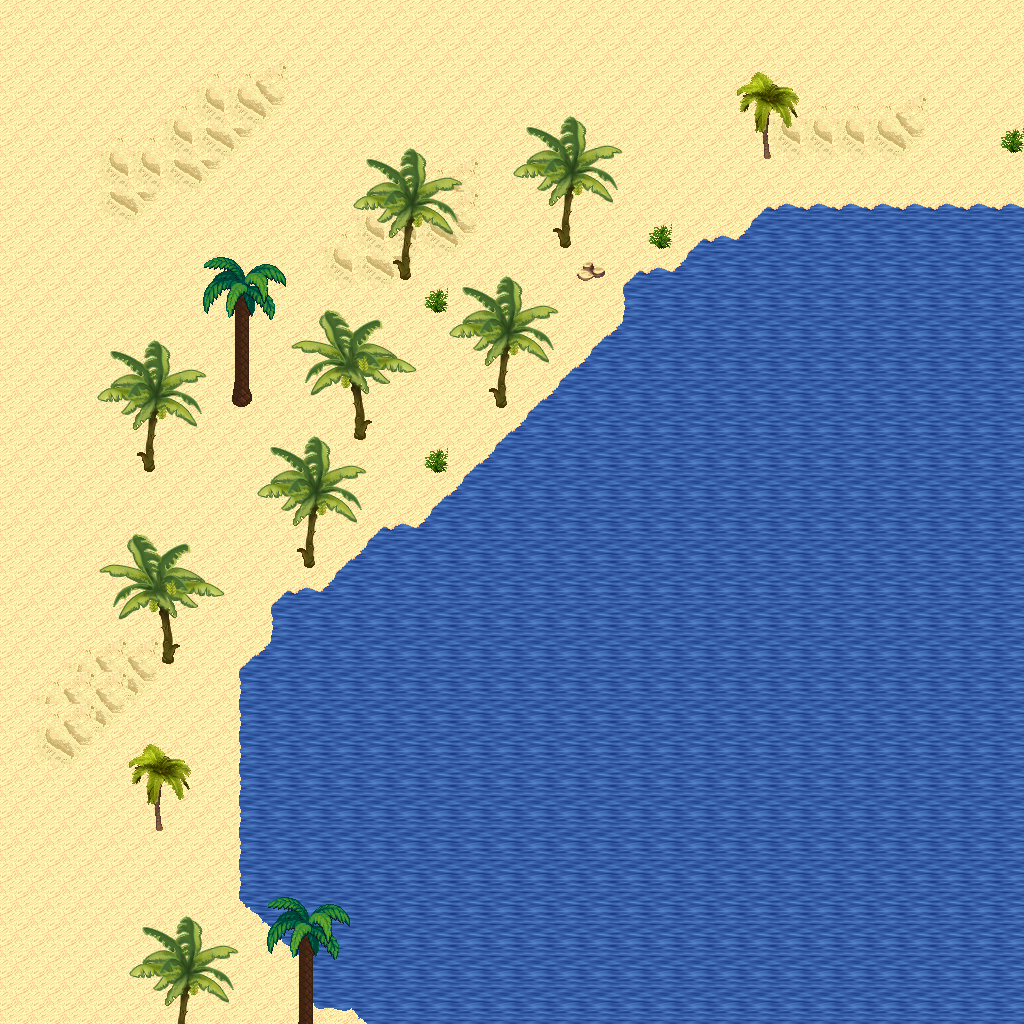

The image is a tile-based game level rendered from a .tmx file. Its description and source (layers, tilesets, objects; grid data summarised) follow:
An orthogonal 32x32 tile map with 32x32 px tiles, 5 tile layers (Ground, Objects, Objects2, Above, ...), 1 hidden layer not drawn, 14 tilesets.

<map version="1.10" tiledversion="1.11.0" orientation="orthogonal" renderorder="right-down" width="32" height="32" tilewidth="32" tileheight="32" infinite="0" nextlayerid="11" nextobjectid="1">
 <tileset firstgid="1" name="logic_collision" tilewidth="32" tileheight="32" tilecount="1" columns="1">
  <image source="../drawable/logic_collision.png" width="32" height="32" />
 </tileset>
 <tileset firstgid="2" name="ground_ground" tilewidth="32" tileheight="32" tilecount="33" columns="3">
  <image source="../drawable/ground_ground.png" width="96" height="352" />
 </tileset>
 <tileset firstgid="35" name="terrain_desert" tilewidth="32" tileheight="32" tilecount="88" columns="8">
  <image source="../drawable/terrain_desert.png" width="256" height="352" />
 </tileset>
 <tileset firstgid="123" name="building_stone_ruins" tilewidth="32" tileheight="32" tilecount="72" columns="6">
  <image source="../drawable/building_stone_ruins.png" width="192" height="384" />
 </tileset>
 <tileset firstgid="195" name="ground_sand_edges" tilewidth="32" tileheight="32" tilecount="15" columns="5">
  <image source="../drawable/ground_sand_edges.png" width="160" height="96" />
 </tileset>
 <tileset firstgid="210" name="ground_slate_tiles" tilewidth="32" tileheight="32" tilecount="15" columns="5">
  <image source="../drawable/ground_slate_tiles.png" width="160" height="96" />
 </tileset>
 <tileset firstgid="225" name="ground_sand_2" tilewidth="32" tileheight="32" tilecount="15" columns="5">
  <image source="../drawable/ground_sand_2.png" width="160" height="96" />
 </tileset>
 <tileset firstgid="240" name="plant_cactus_2" tilewidth="32" tileheight="32" tilecount="10" columns="5">
  <image source="../drawable/plant_cactus_2.png" width="160" height="64" />
 </tileset>
 <tileset firstgid="250" name="plant_round_cactuses" tilewidth="32" tileheight="32" tilecount="20" columns="10">
  <image source="../drawable/plant_round_cactuses.png" width="320" height="64" />
 </tileset>
 <tileset firstgid="270" name="plant_tree_banana_tree" tilewidth="32" tileheight="32" tilecount="40" columns="4">
  <image source="../drawable/plant_tree_banana_tree.png" width="128" height="320" />
 </tileset>
 <tileset firstgid="310" name="plant_tree_palm_tree" tilewidth="32" tileheight="32" tilecount="6" columns="2">
  <image source="../drawable/plant_tree_palm_tree.png" width="64" height="96" />
 </tileset>
 <tileset firstgid="316" name="plant_tree_palm_trees" tilewidth="32" tileheight="32" tilecount="40" columns="4">
  <image source="../drawable/plant_tree_palm_trees.png" width="128" height="320" />
 </tileset>
 <tileset firstgid="356" name="building_stone_tower" tilewidth="32" tileheight="32" tilecount="14" columns="2">
  <image source="../drawable/building_stone_tower.png" width="64" height="224" />
 </tileset>
 <tileset firstgid="370" name="plant_bush_large_green" tilewidth="32" tileheight="32" tilecount="9" columns="3">
  <image source="../drawable/plant_bush_large_green.png" width="96" height="96" />
 </tileset>
 <layer id="1" name="Ground" width="32" height="32">
  <data>[1024 cells, 1024 non-empty, 6 distinct tile ids]</data>
 </layer>
 <layer id="2" name="Objects" width="32" height="32">
  <data>[1024 cells, 71 non-empty, 14 distinct tile ids]</data>
 </layer>
 <layer id="3" name="Objects2" width="32" height="32">
  <data>[1024 cells, 0 non-empty, 0 distinct tile ids]</data>
 </layer>
 <layer id="4" name="Above" width="32" height="32">
  <data>[1024 cells, 134 non-empty, 39 distinct tile ids]</data>
 </layer>
 <layer id="5" name="Above2" width="32" height="32">
  <data>[1024 cells, 0 non-empty, 0 distinct tile ids]</data>
 </layer>
 <layer id="6" name="Walkable" width="32" height="32" visible="0">
  <data>[1024 cells, 528 non-empty, 1 distinct tile ids]</data>
 </layer>
 <objectgroup id="7" name="Mapevents" />
 <objectgroup id="8" name="Spawn" />
 <objectgroup id="9" name="Keys" />
 <objectgroup id="10" name="Replace" />
</map>
